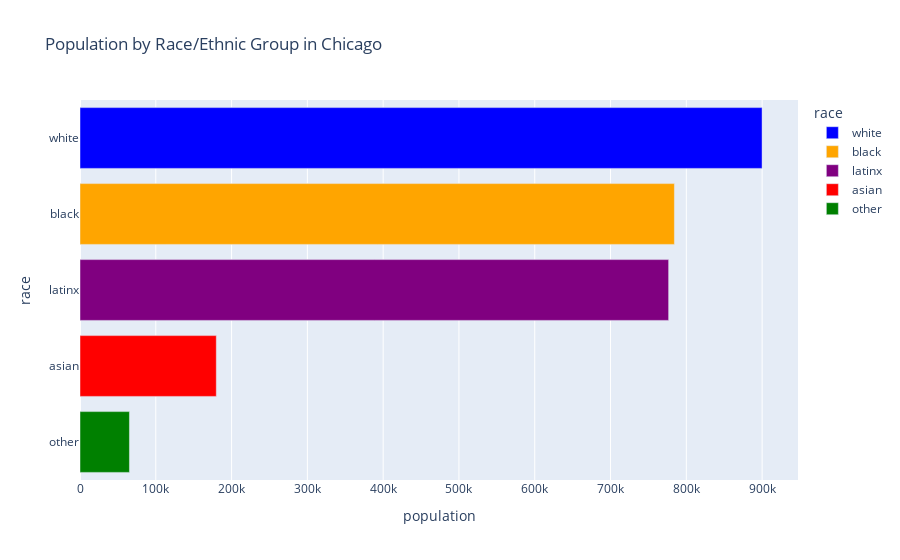

Notebook cell for this chart:
### Code cell
chicago_race_demo = race_chicago_df[['race','population']] 
chicago_race_demo_sort = chicago_race_demo.sort_values(by='population', ascending = False)

import plotly.express as px
fig = px.bar(chicago_race_demo_sort, x='population', y='race', color='race', orientation='h',color_discrete_sequence=["blue", "orange", "purple", "red", "green"],
             title="Population by Race/Ethnic Group in Chicago"
    )
fig.show()

### Figure 1 — Plotly figure (JSON) as saved in the notebook; plotly's stock layout.template omitted (floating-point values rounded to 4 significant figures)
{"data": [{"alignmentgroup": "True", "hovertemplate": "race=%{y}<br>population=%{x}<extra></extra>", "legendgroup": "white", "marker": {"color": "blue"}, "name": "white", "offsetgroup": "white", "orientation": "h", "showlegend": true, "textposition": "auto", "type": "bar", "x": [899980], "xaxis": "x", "y": ["white"], "yaxis": "y"}, {"alignmentgroup": "True", "hovertemplate": "race=%{y}<br>population=%{x}<extra></extra>", "legendgroup": "black", "marker": {"color": "orange"}, "name": "black", "offsetgroup": "black", "orientation": "h", "showlegend": true, "textposition": "auto", "type": "bar", "x": [784266], "xaxis": "x", "y": ["black"], "yaxis": "y"}, {"alignmentgroup": "True", "hovertemplate": "race=%{y}<br>population=%{x}<extra></extra>", "legendgroup": "latinx", "marker": {"color": "purple"}, "name": "latinx", "offsetgroup": "latinx", "orientation": "h", "showlegend": true, "textposition": "auto", "type": "bar", "x": [776661], "xaxis": "x", "y": ["latinx"], "yaxis": "y"}, {"alignmentgroup": "True", "hovertemplate": "race=%{y}<br>population=%{x}<extra></extra>", "legendgroup": "asian", "marker": {"color": "red"}, "name": "asian", "offsetgroup": "asian", "orientation": "h", "showlegend": true, "textposition": "auto", "type": "bar", "x": [179841], "xaxis": "x", "y": ["asian"], "yaxis": "y"}, {"alignmentgroup": "True", "hovertemplate": "race=%{y}<br>population=%{x}<extra></extra>", "legendgroup": "other", "marker": {"color": "green"}, "name": "other", "offsetgroup": "other", "orientation": "h", "showlegend": true, "textposition": "auto", "type": "bar", "x": [65240], "xaxis": "x", "y": ["other"], "yaxis": "y"}], "layout": {"barmode": "relative", "legend": {"title": {"text": "race"}, "tracegroupgap": 0}, "title": {"text": "Population by Race/Ethnic Group in Chicago"}, "xaxis": {"anchor": "y", "domain": [0, 1], "title": {"text": "population"}}, "yaxis": {"anchor": "x", "categoryarray": ["other", "asian", "latinx", "black", "white"], "categoryorder": "array", "domain": [0, 1], "title": {"text": "race"}}}}
